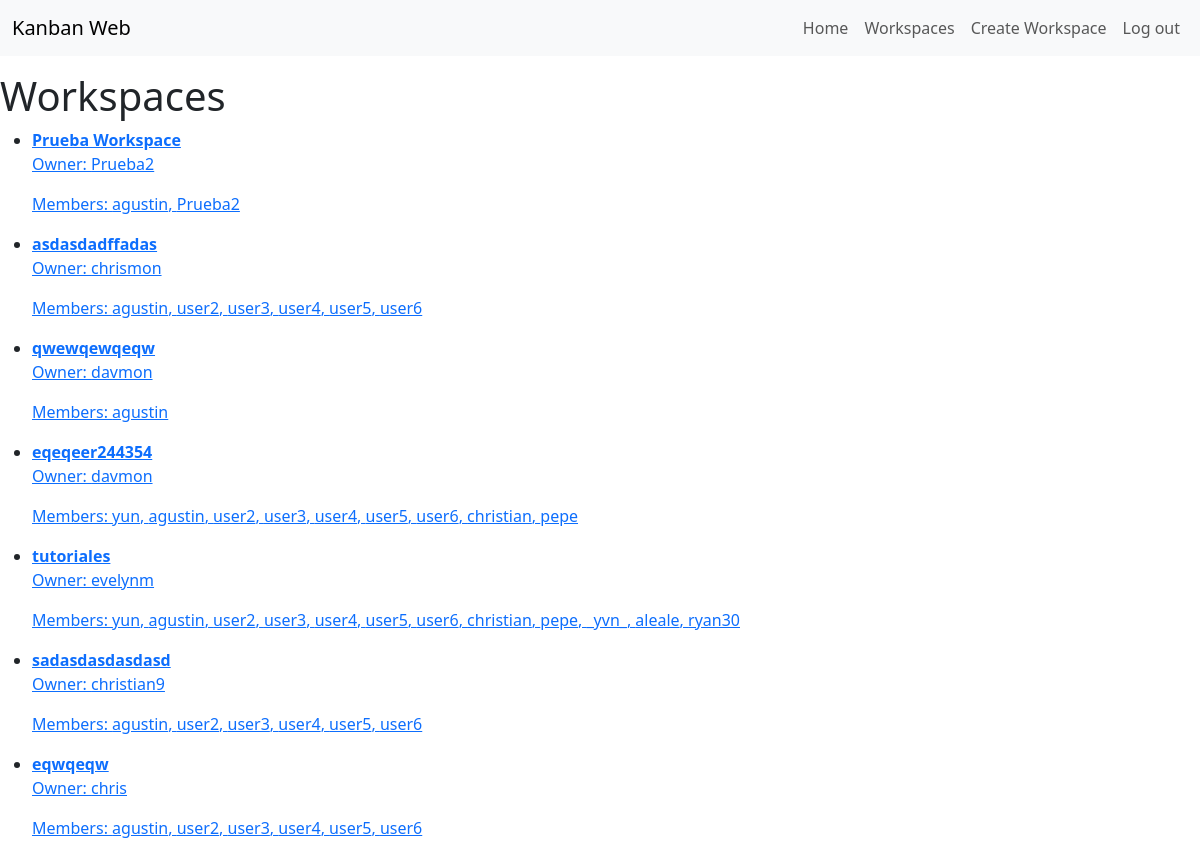
/workspaces/ (signed in), run on the app's committed database.
### tasks/models.py (models this page shows, shortened)
class Workspace(models.Model):
    name = models.CharField(max_length=25)
    owner = models.ForeignKey(User, on_delete=models.CASCADE)
    members = models.ManyToManyField(User, related_name='workspaces')

### tasks/views.py (the view)
# urls.py: path('workspaces/', views.workspaces, name='workspaces'),
@login_required
def workspaces(request):
    workspaces = Workspace.objects.filter(Q(members=request.user) | Q(owner=request.user)).distinct()
    return render(request, 'workspaces.html', {'workspaces' : workspaces})

### tasks/templates/workspaces.html
{% extends 'base.html' %}
{% block content %}
<h1>Workspaces</h1>
<ul>
    {% for workspace in workspaces %}
    <li>
        <a href="{% url 'boards' owner_id=workspace.owner.id workspace_id=workspace.id%}">
            <strong>{{ workspace.name }}</strong>
            <p>Owner: {{ workspace.owner.username }}</p>
            <p>Members:
                {% for member in workspace.members.all %}
                    {{ member.username }}{% if not forloop.last %}, {% endif %}
                {% endfor %}
            </p>
        </a>
    </li>
    {% endfor %}
</ul>
{% endblock %}

### data on the page
Workspace: name "Prueba Workspace", owner.username "Prueba2"
Workspace: name "asdasdadffadas", owner.username "chrismon"
Workspace: name "qwewqewqeqw", owner.username "davmon"
Workspace: name "eqeqeer244354", owner.username "davmon"
Workspace: name "tutoriales", owner.username "evelynm"
Workspace: name "sadasdasdasdasd", owner.username "christian9"
Workspace: name "eqwqeqw", owner.username "chris"

### other printed values
{{ member.username }} "agustin"
{{ member.username }} "Prueba2"
{{ member.username }} "user2"
{{ member.username }} "user3"
{{ member.username }} "user4"
{{ member.username }} "user5"
{{ member.username }} "user6"
{{ member.username }} "yun"
{{ member.username }} "christian"
{{ member.username }} "pepe"
{{ member.username }} "_yvn_"
{{ member.username }} "aleale"
{{ member.username }} "ryan30"
